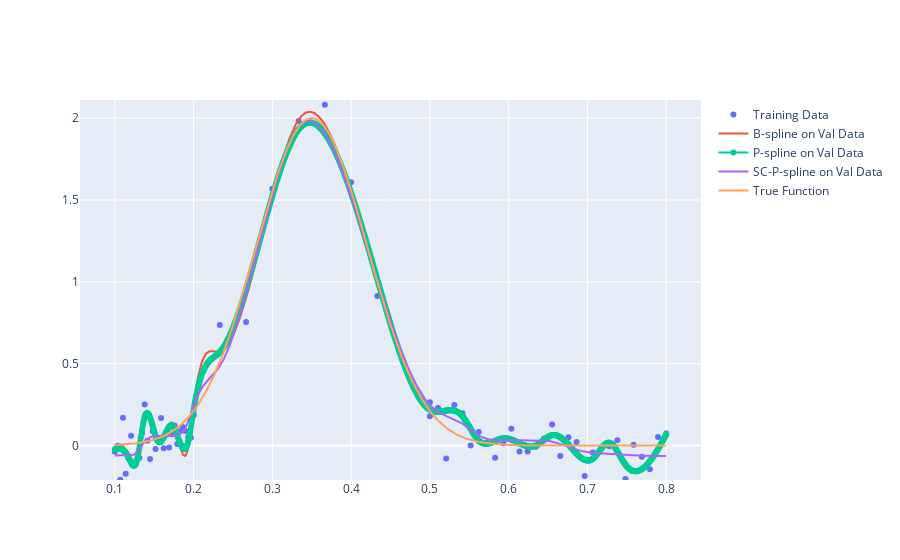

Notebook code for this chart:
### Code cell
fig = go.Figure()

fig.add_trace(go.Scatter(x=x, y=y, mode="markers", name="Training Data"))
fig.add_trace(go.Scatter(x=xplot, y=Bspline_plot, mode="lines", name="B-spline on Val Data"))
fig.add_trace(go.Scatter(x=xplot, y=Pspline_plot, mode="lines+markers", name="P-spline on Val Data"))
fig.add_trace(go.Scatter(x=xplot, y=SCPspline_plot, mode="lines", name="SC-P-spline on Val Data"))
fig.add_trace(go.Scatter(x=xplot, y=yplot, mode="lines", name="True Function"))
fig.update_yaxes(range=[-2, 4])

### Figure 1 — Plotly figure (JSON) as saved in the notebook; plotly's stock layout.template omitted (floating-point values rounded to 4 significant figures; data arrays with more than 128 entries replaced by an {"elided": "..."} marker saying what was removed)
{"data": [{"mode": "markers", "name": "Training Data", "type": "scatter", "x": [0.1, 0.1034, 0.1069, 0.1103, 0.1138, 0.1172, 0.1207, 0.1241, 0.1276, 0.131, 0.1345, 0.1379, 0.1414, 0.1448, 0.1483, 0.1517, 0.1552, 0.1586, 0.1621, 0.1655, 0.169, 0.1724, 0.1759, 0.1793, 0.1828, 0.1862, 0.1897, 0.1931, 0.1966, 0.2, 0.2, 0.2333, 0.2667, 0.3, 0.3333, 0.3667, 0.4, 0.4333, 0.4667, 0.5, 0.5, 0.5103, 0.5207, 0.531, 0.5414, 0.5517, 0.5621, 0.5724, 0.5828, 0.5931, 0.6034, 0.6138, 0.6241, 0.6345, 0.6448, 0.6552, 0.6655, 0.6759, 0.6862, 0.6966, 0.7069, 0.7172, 0.7276, 0.7379, 0.7483, 0.7586, 0.769, 0.7793, 0.7897, 0.8], "y": [-0.03781, -0.001045, -0.2082, 0.1704, -0.1718, -0.0753, 0.0607, -0.1124, -0.09158, -0.07435, 0.07437, 0.2515, 0.02991, -0.08209, 0.08809, -0.02038, 0.04302, 0.1688, -0.01628, 0.06742, -0.01235, 0.06975, 0.1221, 0.009693, 0.08811, 0.1131, 0.08915, 0.05183, 0.04773, 0.1954, 0.1839, 0.7359, 0.7552, 1.569, 1.982, 2.081, 1.608, 0.9143, 0.5128, 0.265, 0.1794, 0.23, -0.07824, 0.2486, 0.1981, 0.0006122, 0.08341, 0.01901, -0.07404, 0.0142, 0.1033, -0.03621, -0.03648, -0.006836, 0.04369, 0.128, -0.06337, 0.05089, 0.02164, -0.1858, -0.04193, -0.01323, -0.003956, 0.0326, -0.204, 0.004626, -0.06777, -0.1439, 0.05243, 0.07353]}, {"mode": "lines", "name": "B-spline on Val Data", "type": "scatter", "x": {"elided": "1000 float values"}, "y": {"elided": "1000 float values"}}, {"mode": "lines+markers", "name": "P-spline on Val Data", "type": "scatter", "x": {"elided": "1000 float values"}, "y": {"elided": "1000 float values"}}, {"mode": "lines", "name": "SC-P-spline on Val Data", "type": "scatter", "x": {"elided": "1000 float values"}, "y": {"elided": "1000 float values"}}, {"mode": "lines", "name": "True Function", "type": "scatter", "x": {"elided": "1000 float values"}, "y": {"elided": "1000 float values"}}], "layout": {"autosize": true, "xaxis": {"autorange": true, "range": [0.05712, 0.8429], "type": "linear"}, "yaxis": {"autorange": false, "range": [-0.2103, 2.111], "type": "linear"}}}
